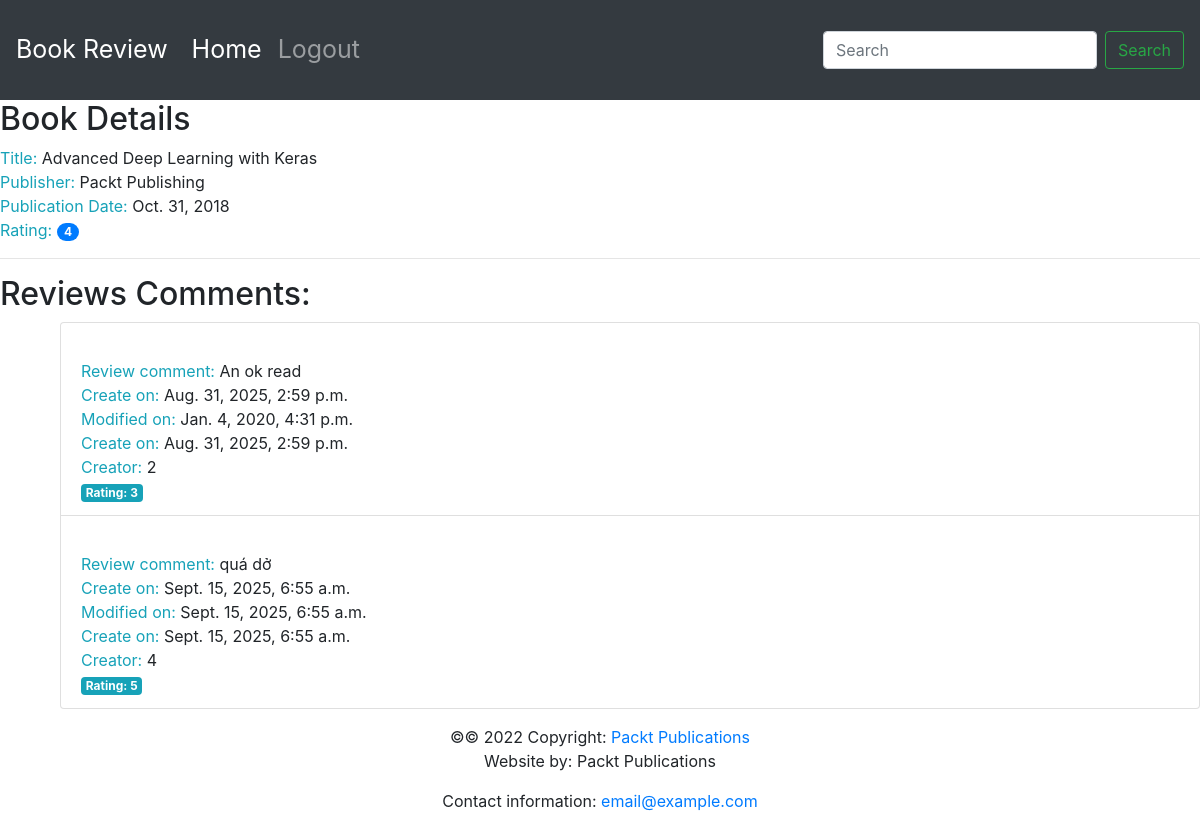
Page /books/1/ on the committed database.
### reviews/models.py (models this page shows, shortened)
class Book(models.Model):
 title = models.CharField(
 max_length=70,
 help_text="The title of the book.")
 publication_date = models.DateField(
 verbose_name="Date the book was published.")
 isbn = models.CharField(
 max_length=20,
 verbose_name="ISBN number of the book.")
 publisher = models.ForeignKey(
 Publisher,
 on_delete=models.CASCADE)
 contributors = models.ManyToManyField(
 'Contributor',
 through="BookContributor")

class Publisher(models.Model):
 name = models.CharField(
 max_length=50,
 help_text="The name of the Publisher.")
 website = models.URLField(
 help_text="The Publisher's website.")
 email = models.EmailField(
 help_text="The Publisher's email address.")
 def __str__(self):
  return self.name

class Review(models.Model):
 content = models.TextField(help_text="The Review text.")
 rating = models.IntegerField(help_text="The rating the reviewer has given.")
 date_created = models.DateTimeField(
 auto_now_add=True,
 help_text="The date and time the review was created.")
 date_edited = models.DateTimeField(
 null=True,
 help_text="The date and time the review was last edited.")
 creator = models.ForeignKey(
 auth.get_user_model(),
 on_delete=models.CASCADE)
 book = models.ForeignKey(
 Book,
 on_delete=models.CASCADE,
 help_text="The Book that this review is for.")

### reviews/views.py (the view)
# urls.py: path('books/<int:id>/', views.book_detail, name='book_detail')
def book_detail(request, id):
    book = get_object_or_404(Book, id=id)
    reviews = Review.objects.filter(book=book)
    book_rating = average_rating([review.rating for review in reviews])
    return render(request, "Book_detail.html", {
        "book": book,
        "reviews": reviews,
        'book_rating': book_rating
    })

### reviews/utils.py (called while the page is built)
def average_rating(rating_list):
 if not rating_list:
  return 0
 return round(sum(rating_list) / len(rating_list))

### templates/Book_detail.html
{% extends "base.html" %}
{% block content %}
<h2>Book Details</h2>
<span class="text-info">Title: </span> <span>{{book.title}}</span>
  <br>
  <span class="text-info">Publisher: </span>
  <span>{{book.publisher }}</span>
  <br>
  <span class="text-info">Publication Date: </span>
  <span>{{book.publication_date}}</span>
  <br>
  <span class="text-info">Rating: </span>
  <span class="badge badge-primary badge-pill">
{{book_rating }}</span>
<hr>
<h2>Reviews Comments:</h2>
{% if reviews %}
  <ul class="list-group" style="margin-left: 60px;">
    {% for review in reviews %}
      <li class="list-group-item">
          <br> <span class="text-info">Review comment:
          </span> <span>{{review.content}}</span>
          <br> <span class="text-info">Create on:
          </span> <span>{{review.date_created}}</span>
          <br> <span class="text-info">Modified on:
          </span> <span>{{review.date_edited}}</span>
          <br> <span class="text-info">Create on: </span> <span>{{review.date_created}}</span>
          <br> <span class="text-info">Creator: </span> <span>{{review.creator_id}}</span> <br>
        <span class="badge badge-info">Rating: {{ review.rating }}</span>
      </li>
    {% endfor %}
  </ul>
{% else %}
  <p class="text-muted">No reviews yet.</p>
{% endif %}
{% endblock %}

### templates/base.html (shortened to what this page needs)
<!doctype html>
<html lang="en">
  <head>
    <link rel="stylesheet" href="https://stackpath.bootstrapcdn.com/bootstrap/4.4.1/css/bootstrap.min.css">
    <link rel="stylesheet" href="https://cdnjs.cloudflare.com/ajax/libs/font-awesome/4.7.0/css/font-awesome.min.css">
  </head>
  <body>
        <nav class="navbar navbar-expand-sm navbar-dark bg-dark sticky-top">
          <a class="navbar-brand" href="/">Book Review</a>
          <div class="collapse navbar-collapse" id="navbarSupportedContent">
            <ul class="navbar-nav mr-auto">
              <li class="nav-item active">
                <a class="nav-link" href="/books/">Home <span class="sr-only">(current)</span></a>
              </li>
              <li class="nav-item">
                <a class="nav-link" href="#">Logout</a>
              </li>
            </ul>
            <form class="form-inline my-2 my-lg-0">
              <input class="form-control mr-sm-2" type="search" placeholder="Search" aria-label="Search">
              <button class="btn btn-outline-success my-2 my-sm-0" type="submit">Search</button>
            </form>
          </div>
        </nav>
         {% block content %}
        {% endblock %}
  <footer class="page-footer font-small blue">
    <div class="footer-copyright text-center py-3">&copy;© 2022 Copyright:
      <a href="https://www.packtpub.com"> Packt Publications</a>
      <p>Website by: Packt Publications</p>
      <p>Contact information: <a href="mailto:email@example.com">email@example.com</a></p>
    </div>
  </footer>
  </body>
</html>

### templates/base.html (style rules this page uses)
.navbar { min-height: 100px; font-size: 25px; }
.navbar-brand { font-size: 25px; }

### rows in the picture
Book: title "Advanced Deep Learning with Keras", publisher "Packt Publishing", publication_date "Oct. 31, 2018"
Review: content "An ok read", date_created "Aug. 31, 2025, 2:59 p.m.", date_edited "Jan. 4, 2020, 4:31 p.m.", creator_id "2", rating "3"
Review: content "quá dở", date_created "Sept. 15, 2025, 6:55 a.m.", date_edited "Sept. 15, 2025, 6:55 a.m.", creator_id "4", rating "5"

### other values in the picture
{{ book_rating }} "4"
